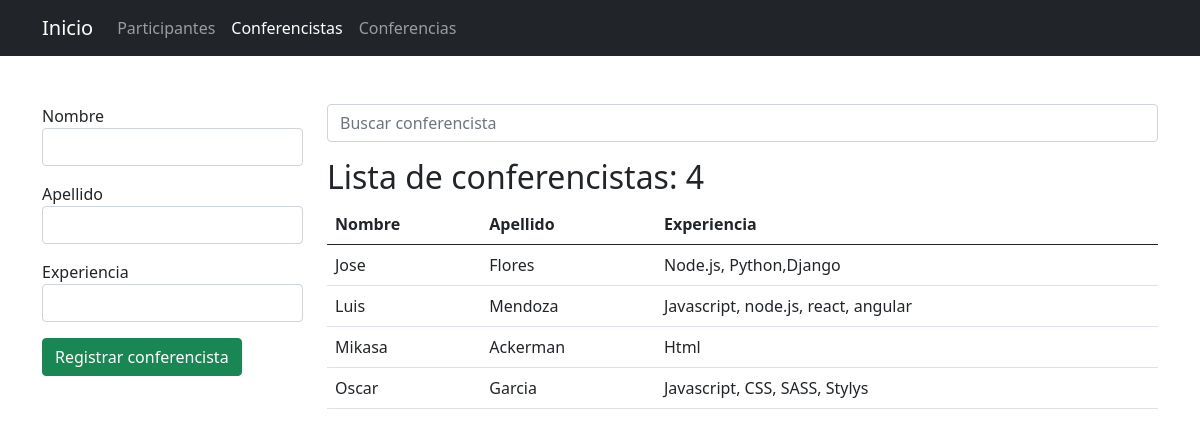
The app's page /conferencistas/ with its own data.
### app_registro/models.py (models this page shows, shortened)
class Conferencista(models.Model):
    nombre = models.CharField(max_length=30)
    apellido = models.CharField(max_length=30)
    experiencia = models.TextField()

### app_registro/views.py (the view, shortened to what this page needs)
# urls.py: path('conferencistas/',views.conferencistas, name="conferencistas"),
def conferencistas(request):
    activo = 'conferencistas'
    q = request.GET.get('q')
    if q:
        data = Conferencista.objects.filter(nombre__startswith=q).order_by('nombre')
        '''
            select *
            from conferencistas
            where nombre like 'n%'
        '''
    else:
        data = Conferencista.objects.all().order_by('nombre')
    ctx = {
        'activo': activo,
        'conferencistas': data,
        'q': q
    }
    return render(request, 'registro/conferencistas.html', ctx)

### app_registro/templates/registro/conferencistas.html (shortened to what this page needs)
{% extends "base.html" %}
{% block container %}
<div class="row">
    <div class="col-3">
        {% if c %}
        <form action="{% url 'editar_conferencista' c.id %}" method="post">
            {% else %}
            <form action="{% url 'conferencistas' %}" method="post">
                {% endif %}
                <div class="mb-3">
                    <label for="nombre">Nombre</label>
                    <input type="text" value="{{ c.nombre }}" name="nombre" id="nombre" class="form-control" required
                        autofocus>
                </div>
                <div class="mb-3">
                    <label for="apellido">Apellido</label>
                    <input type="text" value="{{ c.apellido }}" name="apellido" id="apellido" class="form-control"
                        required>
                </div>
                <div class="mb-3">
                    <label for="experiencia">Experiencia</label>
                    <input type="text" value="{{ c.experiencia }}" name="experiencia" id="experiencia"
                        class="form-control" required>
                </div>
                <div class="mb-3">
                    {% if c %}
                    <input type="submit" class="btn btn-success" value="Actualizar conferencista">
                    {% else %}
                    <input type="submit" class="btn btn-success" value="Registrar conferencista">
                    {% endif %}
                </div>
            </form>
    </div>
    <div class="col-9">
        <form action="" method="get">
            <input type="search" name="q" value="{{ q|default_if_none:'' }}" class="form-control"
                placeholder="Buscar conferencista">
        </form>
        <h2 class="mt-3">Lista de conferencistas: {{ conferencistas.count }}</h2>
        <table class="table table-hover">
            <thead>
                <tr>
                    <th>Nombre</th>
                    <th>Apellido</th>
                    <th>Experiencia</th>
                </tr>
            </thead>
            <tbody>
                {% for c in conferencistas %}
                <tr>
                    <td>{{ c.nombre }}</td>
                    <td>{{ c.apellido }}</td>
                    <td>{{ c.experiencia }}</td>
                </tr>
                {% empty %}
                <tr>
                    <td colspan="5" class="text-danger text-center">No se encontraron resultados</td>
                </tr>
                {% endfor %}
            </tbody>
        </table>
    </div>
</div>
{% endblock %}

### records on screen
Conferencista: nombre "Jose", apellido "Flores", experiencia "Node.js, Python,Django"
Conferencista: nombre "Luis", apellido "Mendoza", experiencia "Javascript, node.js, react, angular"
Conferencista: nombre "Mikasa", apellido "Ackerman", experiencia "Html"
Conferencista: nombre "Oscar", apellido "Garcia", experiencia "Javascript, CSS, SASS, Stylys"

### other values on screen
{{ conferencistas.count }} "4"
